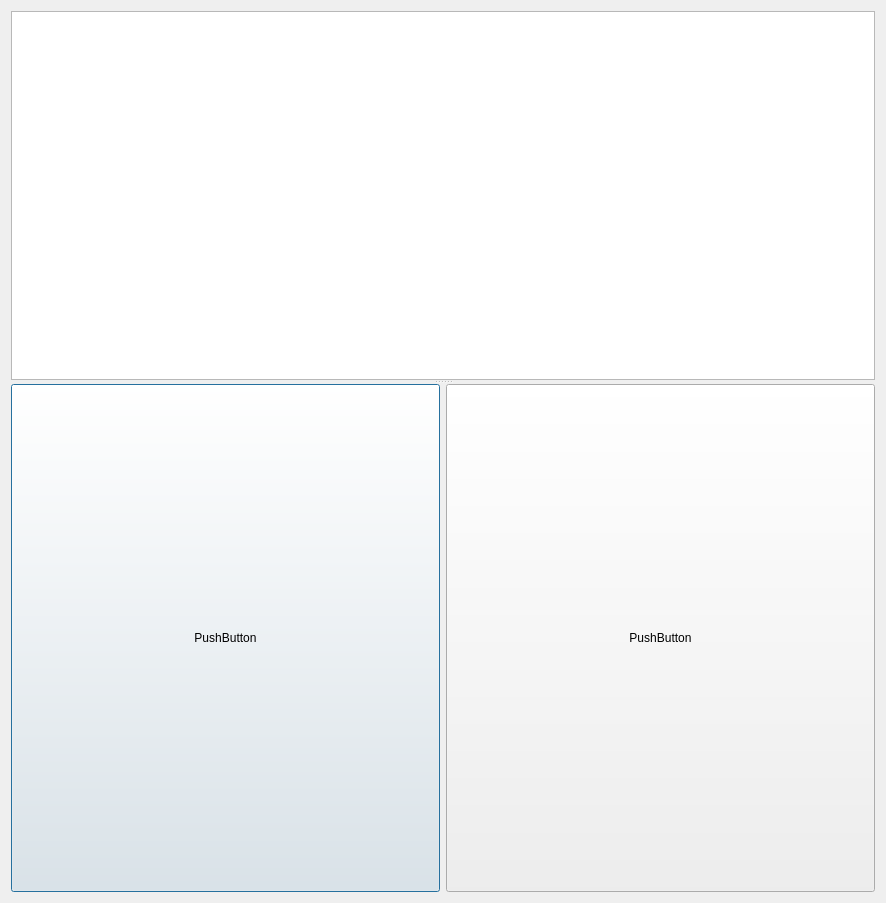
<?xml version="1.0" encoding="UTF-8"?>
<ui version="4.0">
 <class>Dialog</class>
 <widget class="QDialog" name="Dialog">
  <property name="geometry">
   <rect>
    <x>0</x>
    <y>0</y>
    <width>886</width>
    <height>903</height>
   </rect>
  </property>
  <property name="windowTitle">
   <string>Dialog</string>
  </property>
  <layout class="QVBoxLayout" name="verticalLayout">
   <item>
    <widget class="QSplitter" name="splitter">
     <property name="orientation">
      <enum>Qt::Vertical</enum>
     </property>
     <widget class="QTableWidget" name="tableWidget">
      <property name="sizeAdjustPolicy">
       <enum>QAbstractScrollArea::AdjustToContents</enum>
      </property>
     </widget>
     <widget class="QWidget" name="">
      <layout class="QHBoxLayout" name="horizontalLayout">
       <property name="sizeConstraint">
        <enum>QLayout::SetNoConstraint</enum>
       </property>
       <item>
        <widget class="QPushButton" name="pushButton">
         <property name="sizePolicy">
          <sizepolicy hsizetype="Expanding" vsizetype="Expanding">
           <horstretch>0</horstretch>
           <verstretch>0</verstretch>
          </sizepolicy>
         </property>
         <property name="text">
          <string>PushButton</string>
         </property>
        </widget>
       </item>
       <item>
        <widget class="QPushButton" name="pushButton_2">
         <property name="sizePolicy">
          <sizepolicy hsizetype="Expanding" vsizetype="Expanding">
           <horstretch>0</horstretch>
           <verstretch>0</verstretch>
          </sizepolicy>
         </property>
         <property name="text">
          <string>PushButton</string>
         </property>
        </widget>
       </item>
      </layout>
     </widget>
    </widget>
   </item>
  </layout>
 </widget>
 <resources/>
 <connections/>
</ui>
